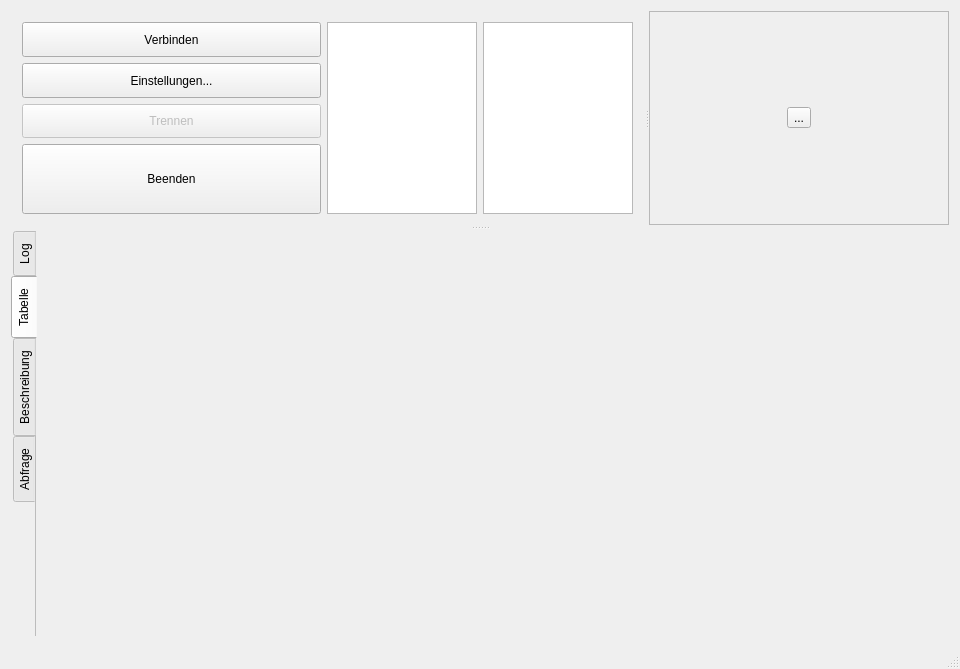
<?xml version="1.0" encoding="UTF-8"?>
<ui version="4.0">
 <class>Hauptfenster</class>
 <widget class="QMainWindow" name="Hauptfenster">
  <property name="geometry">
   <rect>
    <x>0</x>
    <y>0</y>
    <width>946</width>
    <height>669</height>
   </rect>
  </property>
  <property name="windowTitle">
   <string>Hauptfenster</string>
  </property>
  <widget class="QWidget" name="centralWidget">
   <layout class="QVBoxLayout" name="verticalLayout_2">
    <item>
     <widget class="QSplitter" name="splitter_2">
      <property name="orientation">
       <enum>Qt::Vertical</enum>
      </property>
      <property name="handleWidth">
       <number>6</number>
      </property>
      <property name="childrenCollapsible">
       <bool>false</bool>
      </property>
      <widget class="QSplitter" name="splitter">
       <property name="minimumSize">
        <size>
         <width>938</width>
         <height>0</height>
        </size>
       </property>
       <property name="frameShape">
        <enum>QFrame::NoFrame</enum>
       </property>
       <property name="frameShadow">
        <enum>QFrame::Plain</enum>
       </property>
       <property name="lineWidth">
        <number>0</number>
       </property>
       <property name="midLineWidth">
        <number>0</number>
       </property>
       <property name="orientation">
        <enum>Qt::Horizontal</enum>
       </property>
       <property name="opaqueResize">
        <bool>true</bool>
       </property>
       <property name="handleWidth">
        <number>5</number>
       </property>
       <widget class="QWidget" name="">
        <layout class="QHBoxLayout" name="horizontalLayout_2">
         <item>
          <layout class="QVBoxLayout" name="verticalLayout" stretch="1,1,1,2">
           <item>
            <widget class="QPushButton" name="pushButton_Verbinden">
             <property name="sizePolicy">
              <sizepolicy hsizetype="Minimum" vsizetype="Expanding">
               <horstretch>0</horstretch>
               <verstretch>0</verstretch>
              </sizepolicy>
             </property>
             <property name="text">
              <string>Verbinden</string>
             </property>
            </widget>
           </item>
           <item>
            <widget class="QPushButton" name="pushButton">
             <property name="sizePolicy">
              <sizepolicy hsizetype="Minimum" vsizetype="Expanding">
               <horstretch>0</horstretch>
               <verstretch>0</verstretch>
              </sizepolicy>
             </property>
             <property name="text">
              <string>Einstellungen...</string>
             </property>
            </widget>
           </item>
           <item>
            <widget class="QPushButton" name="pushButton_Trennen">
             <property name="enabled">
              <bool>false</bool>
             </property>
             <property name="sizePolicy">
              <sizepolicy hsizetype="Minimum" vsizetype="Expanding">
               <horstretch>0</horstretch>
               <verstretch>0</verstretch>
              </sizepolicy>
             </property>
             <property name="text">
              <string>Trennen</string>
             </property>
            </widget>
           </item>
           <item>
            <widget class="QPushButton" name="pushButton_2">
             <property name="sizePolicy">
              <sizepolicy hsizetype="Minimum" vsizetype="Expanding">
               <horstretch>0</horstretch>
               <verstretch>0</verstretch>
              </sizepolicy>
             </property>
             <property name="text">
              <string>Beenden</string>
             </property>
            </widget>
           </item>
          </layout>
         </item>
         <item>
          <widget class="QListWidget" name="listWidget_DBs">
           <property name="maximumSize">
            <size>
             <width>150</width>
             <height>16777215</height>
            </size>
           </property>
          </widget>
         </item>
         <item>
          <widget class="QListWidget" name="listWidget_Tabellen">
           <property name="maximumSize">
            <size>
             <width>150</width>
             <height>16777215</height>
            </size>
           </property>
          </widget>
         </item>
        </layout>
       </widget>
       <widget class="QFrame" name="frame">
        <property name="minimumSize">
         <size>
          <width>300</width>
          <height>0</height>
         </size>
        </property>
        <property name="frameShape">
         <enum>QFrame::StyledPanel</enum>
        </property>
        <property name="frameShadow">
         <enum>QFrame::Raised</enum>
        </property>
        <layout class="QGridLayout" name="gridLayout">
         <item row="0" column="0">
          <layout class="QHBoxLayout" name="horizontalLayout">
           <item>
            <widget class="QToolButton" name="toolButton">
             <property name="text">
              <string>...</string>
             </property>
             <property name="popupMode">
              <enum>QToolButton::InstantPopup</enum>
             </property>
             <property name="toolButtonStyle">
              <enum>Qt::ToolButtonTextOnly</enum>
             </property>
            </widget>
           </item>
          </layout>
         </item>
        </layout>
       </widget>
      </widget>
      <widget class="QTabWidget" name="tabWidget">
       <property name="sizePolicy">
        <sizepolicy hsizetype="MinimumExpanding" vsizetype="MinimumExpanding">
         <horstretch>1</horstretch>
         <verstretch>1</verstretch>
        </sizepolicy>
       </property>
       <property name="tabPosition">
        <enum>QTabWidget::West</enum>
       </property>
       <property name="currentIndex">
        <number>1</number>
       </property>
       <property name="documentMode">
        <bool>true</bool>
       </property>
       <widget class="QWidget" name="tab_3">
        <attribute name="title">
         <string>Log</string>
        </attribute>
        <widget class="QPlainTextEdit" name="plainTextEdit_Log">
         <property name="geometry">
          <rect>
           <x>10</x>
           <y>10</y>
           <width>881</width>
           <height>411</height>
          </rect>
         </property>
        </widget>
       </widget>
       <widget class="QWidget" name="tab">
        <attribute name="title">
         <string>Tabelle</string>
        </attribute>
        <layout class="QVBoxLayout" name="verticalLayout_3">
         <item>
          <layout class="QVBoxLayout" name="verticalLayout_SQLTab"/>
         </item>
        </layout>
       </widget>
       <widget class="QWidget" name="tab_4">
        <attribute name="title">
         <string>Beschreibung</string>
        </attribute>
       </widget>
       <widget class="QWidget" name="tab_2">
        <attribute name="title">
         <string>Abfrage</string>
        </attribute>
       </widget>
      </widget>
     </widget>
    </item>
   </layout>
  </widget>
  <widget class="QStatusBar" name="statusBar"/>
 </widget>
 <layoutdefault spacing="6" margin="11"/>
 <resources/>
 <connections/>
</ui>
